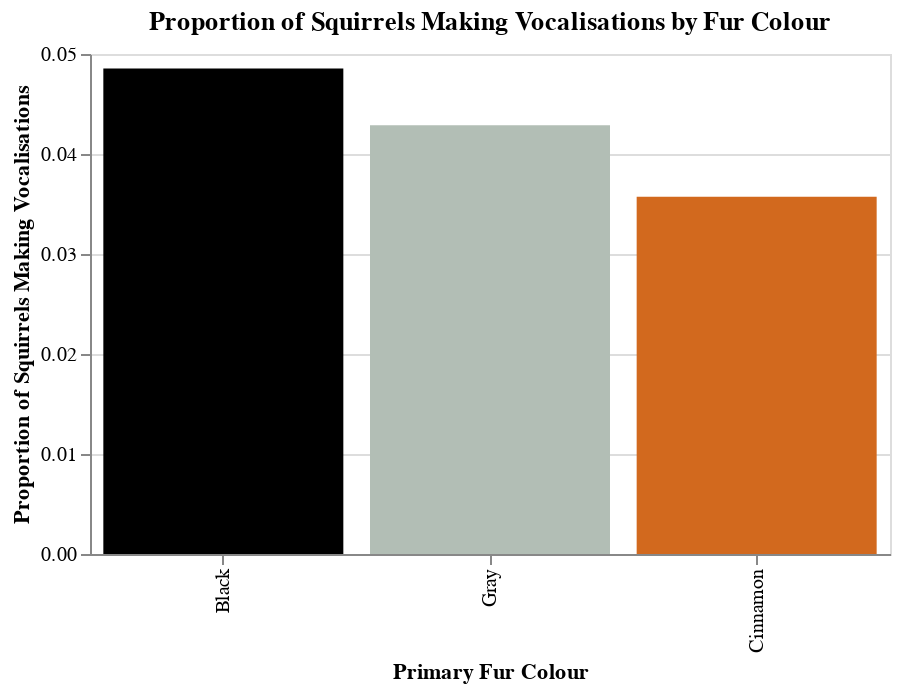

Source (notebook cell):
### Code cell
vocal_cols = ['kuks', 'quaas', 'moans']

squirrel_vocals = (
    squirrels[['primary_fur_color'] + vocal_cols]
    .dropna(subset = ['primary_fur_color'])
    .assign(
        any_vocal = lambda df: df[vocal_cols]
            .fillna(False)
            .astype(bool)
            .any(axis=1)
    )
    [['primary_fur_color', 'any_vocal']]
)

colour_noise = alt.Chart(
    squirrel_vocals,
    title = alt.Title(text = 'Proportion of Squirrels Making Vocalisations by Fur Colour')
).mark_bar().encode(
    x = alt.X('primary_fur_color:N').sort('-y').title('Primary Fur Colour'),
    y = alt.Y('mean(any_vocal):Q', title = 'Proportion of Squirrels Making Vocalisations'),
    color = alt.Color('primary_fur_color:N').scale(domain = order, range = colours).legend(None)
).properties(width = 400, height = 250)

colour_noise

### Figure 1 — Vega specification as saved in the notebook (floating-point values rounded to 4 significant figures)
{"$schema": "https://vega.github.io/schema/vega/v5.json", "data": [{"name": "source_0"}, {"name": "data_0", "values": [{"mean_any_vocal": 0.04286, "primary_fur_color": "Gray"}, {"mean_any_vocal": 0.03571, "primary_fur_color": "Cinnamon"}, {"mean_any_vocal": 0.04854, "primary_fur_color": "Black"}]}, {"name": "source_0_x_domain_primary_fur_color", "values": [{"primary_fur_color": "Gray", "sort_field": 0.04286}, {"primary_fur_color": "Cinnamon", "sort_field": 0.03571}, {"primary_fur_color": "Black", "sort_field": 0.04854}]}, {"name": "data_0_y_domain_mean_any_vocal", "values": [{"min": 0.03571, "max": 0.04854}]}], "marks": [{"type": "rect", "name": "marks", "from": {"data": "data_0"}, "encode": {"update": {"fill": {"field": "primary_fur_color", "scale": "color"}, "x": {"field": "primary_fur_color", "scale": "x"}, "width": {"signal": "max(0.25, bandwidth('x'))"}, "y": {"field": "mean_any_vocal", "scale": "y"}, "y2": {"value": 0, "scale": "y"}}}, "style": ["bar"]}], "scales": [{"name": "x", "type": "band", "domain": {"data": "source_0_x_domain_primary_fur_color", "field": "primary_fur_color", "sort": {"op": "max", "field": "sort_field", "order": "descending"}}, "range": [0, {"signal": "width"}], "paddingOuter": 0.05, "paddingInner": 0.1}, {"name": "y", "type": "linear", "domain": [{"signal": "(data(\"data_0_y_domain_mean_any_vocal\")[0] || {}).min"}, {"signal": "(data(\"data_0_y_domain_mean_any_vocal\")[0] || {}).max"}], "range": [{"signal": "height"}, 0], "zero": true, "nice": true}, {"name": "color", "type": "ordinal", "domain": ["Gray", "Cinnamon", "Black"], "range": ["#B2BEB5", "#D2691E", "#000000"]}], "axes": [{"scale": "y", "grid": true, "zindex": 0, "labels": false, "ticks": false, "domain": false, "gridScale": "x", "tickCount": {"signal": "ceil(height/40)"}, "aria": false, "maxExtent": 0, "orient": "left", "minExtent": 0}, {"scale": "x", "labelAlign": "right", "orient": "bottom", "title": "Primary Fur Colour", "labelAngle": 270, "labelBaseline": "middle", "zindex": 0, "grid": false}, {"scale": "y", "zindex": 0, "title": "Proportion of Squirrels Making Vocalisations", "labelOverlap": true, "orient": "left", "tickCount": {"signal": "ceil(height/40)"}, "grid": false}], "title": {"text": "Proportion of Squirrels Making Vocalisations by Fur Colour", "frame": "group"}, "height": 250, "background": "white", "padding": 5, "width": 400, "style": "cell"}
